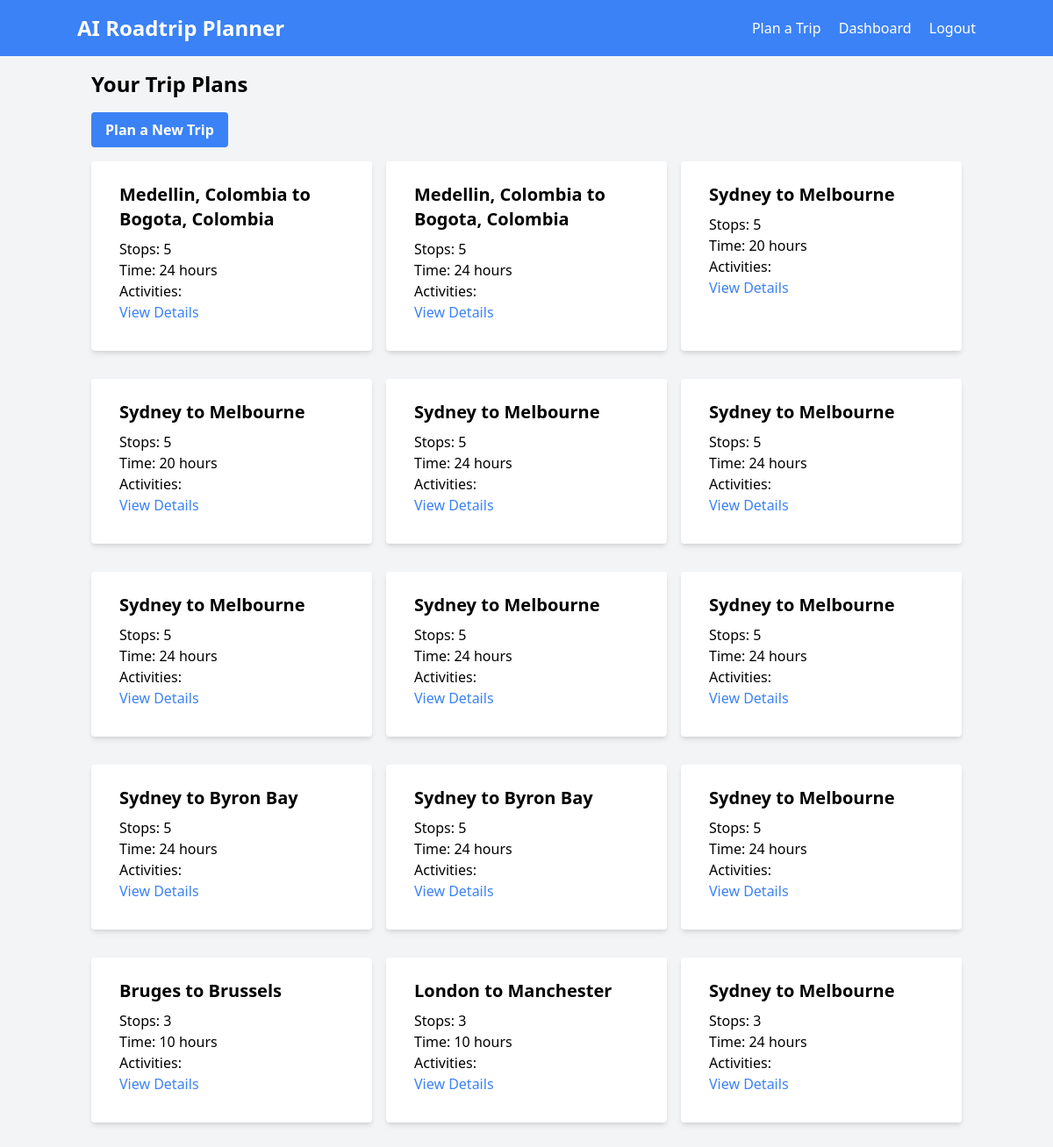
The page /dashboard (signed in) on the database its author committed.
### app.py (models this page shows)
class TripPlan(db.Model):
    id = db.Column(db.Integer, primary_key=True)
    start = db.Column(db.String(100), nullable=False)
    destination = db.Column(db.String(100), nullable=False)
    stops = db.Column(db.Integer, nullable=False)
    time = db.Column(db.Integer, nullable=False)
    preferred_activities = db.Column(db.String(255))
    plan_data = db.Column(db.Text)
    user_id = db.Column(db.Integer, db.ForeignKey('user.id'), nullable=False)

### app.py (the view)
@app.route('/dashboard')
@login_required
def dashboard():
    trips = TripPlan.query.filter_by(user_id=current_user.id).all()
    return render_template('dashboard.html', trips=trips)

### app.py (called while the page is built)
@login_manager.user_loader
def load_user(user_id):
    return User.query.get(int(user_id))

### templates/dashboard.html (shortened to what this page needs)
{% extends "base.html" %}
{% block content %}
<h2 class="text-2xl font-bold mb-4">Your Trip Plans</h2>
<a href="{{ url_for('plan_trip') }}" class="bg-blue-500 hover:bg-blue-700 text-white font-bold py-2 px-4 rounded mb-4 inline-block">Plan a New Trip</a>
<div class="grid grid-cols-1 md:grid-cols-2 lg:grid-cols-3 gap-4">
    {% for trip in trips %}
    <div class="bg-white shadow-md rounded px-8 pt-6 pb-8 mb-4">
        <h3 class="text-xl font-bold mb-2">{{ trip.start }} to {{ trip.destination }}</h3>
        <p>Stops: {{ trip.stops }}</p>
        <p>Time: {{ trip.time }} hours</p>
        <p>Activities: {{ trip.preferred_activities }}</p>
        <a href="{{ url_for('view_trip', trip_id=trip.id) }}" class="text-blue-500 hover:text-blue-700">View Details</a>
    </div>
    {% endfor %}
</div>
{% endblock %}

### templates/base.html (shortened to what this page needs)
<!DOCTYPE html>
<html lang="en">
<head>
    <link href="https://cdn.jsdelivr.net/npm/tailwindcss@2.2.19/dist/tailwind.min.css" rel="stylesheet">
</head>
<body class="bg-gray-100">
    <nav class="bg-blue-500 p-4 text-white">
    <div class="container mx-auto flex justify-between items-center">
        <a href="{{ url_for('index') }}" class="text-2xl font-bold">AI Roadtrip Planner</a>
        <div>
            <a href="{{ url_for('plan_trip') }}" class="mr-4">Plan a Trip</a>
            {% if current_user.is_authenticated %}
                <a href="{{ url_for('dashboard') }}" class="mr-4">Dashboard</a>
                <a href="{{ url_for('logout') }}">Logout</a>
            {% else %}
                <a href="{{ url_for('login') }}" class="mr-4">Login</a>
                <a href="{{ url_for('register') }}">Register</a>
            {% endif %}
        </div>
    </div>
</nav>
    <div class="container mx-auto p-4">
        {% block content %}{% endblock %}
    </div>
</body>
</html>

### rows shown on the page
TripPlan: start "Medellin, Colombia", destination "Bogota, Colombia", stops "5", time "24"
TripPlan: start "Medellin, Colombia", destination "Bogota, Colombia", stops "5", time "24"
TripPlan: start "Sydney", destination "Melbourne", stops "5", time "20"
TripPlan: start "Sydney", destination "Melbourne", stops "5", time "20"
TripPlan: start "Sydney", destination "Melbourne", stops "5", time "24"
TripPlan: start "Sydney", destination "Melbourne", stops "5", time "24"
TripPlan: start "Sydney", destination "Melbourne", stops "5", time "24"
TripPlan: start "Sydney", destination "Melbourne", stops "5", time "24"
TripPlan: start "Sydney", destination "Melbourne", stops "5", time "24"
TripPlan: start "Sydney", destination "Byron Bay", stops "5", time "24"
TripPlan: start "Sydney", destination "Byron Bay", stops "5", time "24"
TripPlan: start "Sydney", destination "Melbourne", stops "5", time "24"
TripPlan: start "Bruges", destination "Brussels", stops "3", time "10"
TripPlan: start "London", destination "Manchester", stops "3", time "10"
TripPlan: start "Sydney", destination "Melbourne", stops "3", time "24"
